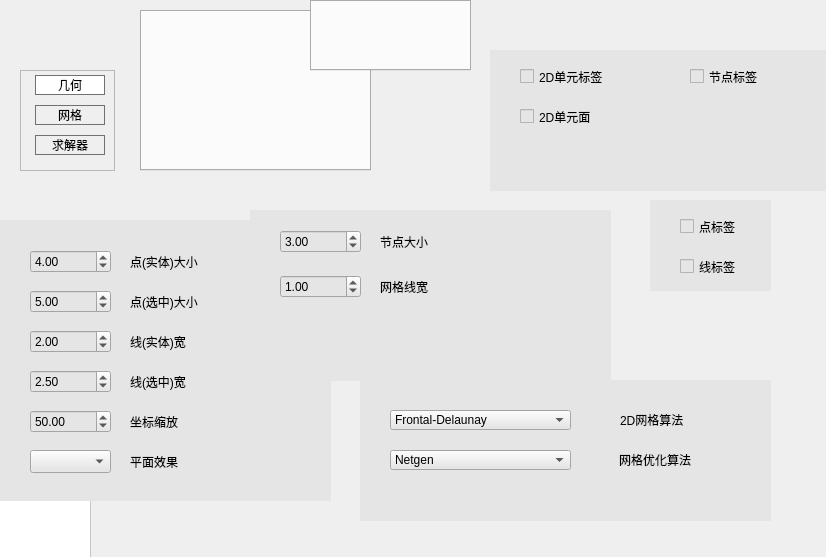
<?xml version="1.0" encoding="UTF-8"?>
<ui version="4.0">
 <class>options</class>
 <widget class="QMainWindow" name="options">
  <property name="geometry">
   <rect>
    <x>0</x>
    <y>0</y>
    <width>826</width>
    <height>557</height>
   </rect>
  </property>
  <property name="windowTitle">
   <string>MainWindow</string>
  </property>
  <property name="styleSheet">
   <string notr="true">font: 11pt &quot;Times New Roman&quot;;</string>
  </property>
  <widget class="QWidget" name="centralwidget">
   <widget class="QFrame" name="frameOptions">
    <property name="geometry">
     <rect>
      <x>20</x>
      <y>70</y>
      <width>95</width>
      <height>101</height>
     </rect>
    </property>
    <property name="styleSheet">
     <string notr="true">font: 11pt &quot;Times New Roman&quot;;</string>
    </property>
    <property name="frameShape">
     <enum>QFrame::StyledPanel</enum>
    </property>
    <property name="frameShadow">
     <enum>QFrame::Raised</enum>
    </property>
    <widget class="QPushButton" name="geobtn">
     <property name="geometry">
      <rect>
       <x>15</x>
       <y>5</y>
       <width>70</width>
       <height>20</height>
      </rect>
     </property>
     <property name="styleSheet">
      <string notr="true">font: 11pt &quot;Times New Roman&quot;;
background-color: rgb(255, 255, 255);
border-top-color: rgb(173, 173, 173);
border-right-color: rgb(173, 173, 173);
border-bottom-color: rgb(173, 173, 173);
border-left-color: rgb(173, 173, 173);

border:1px solid #717171;

</string>
     </property>
     <property name="text">
      <string>几何</string>
     </property>
     <property name="autoDefault">
      <bool>false</bool>
     </property>
     <property name="flat">
      <bool>true</bool>
     </property>
    </widget>
    <widget class="QPushButton" name="meshbtn">
     <property name="geometry">
      <rect>
       <x>15</x>
       <y>35</y>
       <width>70</width>
       <height>20</height>
      </rect>
     </property>
     <property name="styleSheet">
      <string notr="true">font: 11pt &quot;Times New Roman&quot;;

border:1px solid #717171;
</string>
     </property>
     <property name="text">
      <string>网格</string>
     </property>
     <property name="flat">
      <bool>false</bool>
     </property>
    </widget>
    <widget class="QPushButton" name="solbtn">
     <property name="geometry">
      <rect>
       <x>15</x>
       <y>65</y>
       <width>70</width>
       <height>20</height>
      </rect>
     </property>
     <property name="styleSheet">
      <string notr="true">
border:1px solid #717171;
</string>
     </property>
     <property name="text">
      <string>求解器</string>
     </property>
     <property name="flat">
      <bool>true</bool>
     </property>
    </widget>
   </widget>
   <widget class="QFrame" name="frameBank">
    <property name="geometry">
     <rect>
      <x>-10</x>
      <y>260</y>
      <width>101</width>
      <height>411</height>
     </rect>
    </property>
    <property name="styleSheet">
     <string notr="true">background-color: rgb(255, 255, 255);</string>
    </property>
    <property name="frameShape">
     <enum>QFrame::StyledPanel</enum>
    </property>
    <property name="frameShadow">
     <enum>QFrame::Raised</enum>
    </property>
   </widget>
   <widget class="QTabWidget" name="geometrytab">
    <property name="geometry">
     <rect>
      <x>140</x>
      <y>10</y>
      <width>231</width>
      <height>161</height>
     </rect>
    </property>
   </widget>
   <widget class="QWidget" name="gaspectWidget" native="true">
    <property name="geometry">
     <rect>
      <x>0</x>
      <y>220</y>
      <width>331</width>
      <height>281</height>
     </rect>
    </property>
    <property name="styleSheet">
     <string notr="true">background-color: rgb(229, 229, 229);</string>
    </property>
    <widget class="QLabel" name="label">
     <property name="geometry">
      <rect>
       <x>130</x>
       <y>30</y>
       <width>101</width>
       <height>23</height>
      </rect>
     </property>
     <property name="styleSheet">
      <string notr="true">font: 10pt &quot;Times New Roman&quot;;</string>
     </property>
     <property name="text">
      <string>点(实体)大小</string>
     </property>
    </widget>
    <widget class="QLabel" name="label_2">
     <property name="geometry">
      <rect>
       <x>130</x>
       <y>70</y>
       <width>111</width>
       <height>23</height>
      </rect>
     </property>
     <property name="styleSheet">
      <string notr="true">font: 10pt &quot;Times New Roman&quot;;</string>
     </property>
     <property name="text">
      <string>点(选中)大小</string>
     </property>
    </widget>
    <widget class="QLabel" name="label_4">
     <property name="geometry">
      <rect>
       <x>130</x>
       <y>150</y>
       <width>123</width>
       <height>23</height>
      </rect>
     </property>
     <property name="styleSheet">
      <string notr="true">font: 10pt &quot;Times New Roman&quot;;</string>
     </property>
     <property name="text">
      <string>线(选中)宽</string>
     </property>
    </widget>
    <widget class="QComboBox" name="sufaceseffect">
     <property name="geometry">
      <rect>
       <x>30</x>
       <y>230</y>
       <width>81</width>
       <height>23</height>
      </rect>
     </property>
     <property name="styleSheet">
      <string notr="true">font: 13pt &quot;Times New Roman&quot;;</string>
     </property>
    </widget>
    <widget class="QLabel" name="label_5">
     <property name="geometry">
      <rect>
       <x>130</x>
       <y>230</y>
       <width>97</width>
       <height>23</height>
      </rect>
     </property>
     <property name="styleSheet">
      <string notr="true">font: 10pt &quot;Times New Roman&quot;;</string>
     </property>
     <property name="text">
      <string>平面效果</string>
     </property>
    </widget>
    <widget class="QLabel" name="label_3">
     <property name="geometry">
      <rect>
       <x>130</x>
       <y>110</y>
       <width>78</width>
       <height>23</height>
      </rect>
     </property>
     <property name="styleSheet">
      <string notr="true">font: 10pt &quot;Times New Roman&quot;;</string>
     </property>
     <property name="text">
      <string>线(实体)宽</string>
     </property>
    </widget>
    <widget class="QDoubleSpinBox" name="pointSize">
     <property name="geometry">
      <rect>
       <x>30</x>
       <y>30</y>
       <width>81</width>
       <height>23</height>
      </rect>
     </property>
     <property name="value">
      <double>4.000000000000000</double>
     </property>
    </widget>
    <widget class="QDoubleSpinBox" name="selectPointSize">
     <property name="geometry">
      <rect>
       <x>30</x>
       <y>70</y>
       <width>81</width>
       <height>23</height>
      </rect>
     </property>
     <property name="value">
      <double>5.000000000000000</double>
     </property>
    </widget>
    <widget class="QDoubleSpinBox" name="curveWidth">
     <property name="geometry">
      <rect>
       <x>30</x>
       <y>110</y>
       <width>81</width>
       <height>23</height>
      </rect>
     </property>
     <property name="value">
      <double>2.000000000000000</double>
     </property>
    </widget>
    <widget class="QDoubleSpinBox" name="selectCurve">
     <property name="geometry">
      <rect>
       <x>30</x>
       <y>150</y>
       <width>81</width>
       <height>23</height>
      </rect>
     </property>
     <property name="value">
      <double>2.500000000000000</double>
     </property>
    </widget>
    <widget class="QLabel" name="label_9">
     <property name="geometry">
      <rect>
       <x>130</x>
       <y>190</y>
       <width>91</width>
       <height>23</height>
      </rect>
     </property>
     <property name="styleSheet">
      <string notr="true">font: 10pt &quot;Times New Roman&quot;;</string>
     </property>
     <property name="text">
      <string>坐标缩放</string>
     </property>
    </widget>
    <widget class="QDoubleSpinBox" name="geoscale">
     <property name="geometry">
      <rect>
       <x>30</x>
       <y>190</y>
       <width>81</width>
       <height>23</height>
      </rect>
     </property>
     <property name="maximum">
      <double>999.990000000000009</double>
     </property>
     <property name="singleStep">
      <double>2.000000000000000</double>
     </property>
     <property name="value">
      <double>50.000000000000000</double>
     </property>
    </widget>
   </widget>
   <widget class="QTabWidget" name="meshtab">
    <property name="geometry">
     <rect>
      <x>310</x>
      <y>0</y>
      <width>161</width>
      <height>71</height>
     </rect>
    </property>
   </widget>
   <widget class="QWidget" name="mvisibilityWidget" native="true">
    <property name="geometry">
     <rect>
      <x>490</x>
      <y>50</y>
      <width>361</width>
      <height>141</height>
     </rect>
    </property>
    <property name="styleSheet">
     <string notr="true">background-color: rgb(229, 229, 229);</string>
    </property>
    <widget class="QCheckBox" name="twoDEL">
     <property name="geometry">
      <rect>
       <x>30</x>
       <y>15</y>
       <width>147</width>
       <height>23</height>
      </rect>
     </property>
     <property name="styleSheet">
      <string notr="true">font: 10pt &quot;Times New Roman&quot;;</string>
     </property>
     <property name="text">
      <string>2D单元标签</string>
     </property>
    </widget>
    <widget class="QCheckBox" name="twoDEF">
     <property name="geometry">
      <rect>
       <x>30</x>
       <y>55</y>
       <width>143</width>
       <height>23</height>
      </rect>
     </property>
     <property name="styleSheet">
      <string notr="true">font: 10pt &quot;Times New Roman&quot;;</string>
     </property>
     <property name="text">
      <string>2D单元面</string>
     </property>
    </widget>
    <widget class="QCheckBox" name="nodeLables">
     <property name="geometry">
      <rect>
       <x>200</x>
       <y>15</y>
       <width>104</width>
       <height>23</height>
      </rect>
     </property>
     <property name="styleSheet">
      <string notr="true">font: 10pt &quot;Times New Roman&quot;;</string>
     </property>
     <property name="text">
      <string>节点标签</string>
     </property>
    </widget>
   </widget>
   <widget class="QWidget" name="maspectWidget" native="true">
    <property name="geometry">
     <rect>
      <x>250</x>
      <y>210</y>
      <width>361</width>
      <height>171</height>
     </rect>
    </property>
    <property name="styleSheet">
     <string notr="true">background-color: rgb(229, 229, 229);</string>
    </property>
    <widget class="QLabel" name="label_8">
     <property name="geometry">
      <rect>
       <x>130</x>
       <y>20</y>
       <width>81</width>
       <height>23</height>
      </rect>
     </property>
     <property name="styleSheet">
      <string notr="true">font: 10pt &quot;Times New Roman&quot;;</string>
     </property>
     <property name="text">
      <string>节点大小</string>
     </property>
    </widget>
    <widget class="QLabel" name="label_12">
     <property name="geometry">
      <rect>
       <x>130</x>
       <y>65</y>
       <width>81</width>
       <height>23</height>
      </rect>
     </property>
     <property name="styleSheet">
      <string notr="true">font: 10pt &quot;Times New Roman&quot;;</string>
     </property>
     <property name="text">
      <string>网格线宽</string>
     </property>
    </widget>
    <widget class="QDoubleSpinBox" name="pointSize_2">
     <property name="geometry">
      <rect>
       <x>30</x>
       <y>20</y>
       <width>81</width>
       <height>23</height>
      </rect>
     </property>
     <property name="value">
      <double>3.000000000000000</double>
     </property>
    </widget>
    <widget class="QDoubleSpinBox" name="lineWidth">
     <property name="geometry">
      <rect>
       <x>30</x>
       <y>65</y>
       <width>81</width>
       <height>23</height>
      </rect>
     </property>
     <property name="value">
      <double>1.000000000000000</double>
     </property>
    </widget>
   </widget>
   <widget class="QWidget" name="gvisibilityWidge" native="true">
    <property name="geometry">
     <rect>
      <x>650</x>
      <y>200</y>
      <width>121</width>
      <height>91</height>
     </rect>
    </property>
    <property name="styleSheet">
     <string notr="true">background-color: rgb(229, 229, 229);</string>
    </property>
    <widget class="QCheckBox" name="curvelabels">
     <property name="geometry">
      <rect>
       <x>30</x>
       <y>55</y>
       <width>104</width>
       <height>23</height>
      </rect>
     </property>
     <property name="styleSheet">
      <string notr="true">font: 10pt &quot;Times New Roman&quot;;</string>
     </property>
     <property name="text">
      <string>线标签</string>
     </property>
    </widget>
    <widget class="QCheckBox" name="surfacelabels">
     <property name="geometry">
      <rect>
       <x>30</x>
       <y>95</y>
       <width>117</width>
       <height>23</height>
      </rect>
     </property>
     <property name="styleSheet">
      <string notr="true">font: 13pt &quot;Times New Roman&quot;;</string>
     </property>
     <property name="text">
      <string>surface labels</string>
     </property>
    </widget>
    <widget class="QCheckBox" name="pointLabels">
     <property name="geometry">
      <rect>
       <x>30</x>
       <y>15</y>
       <width>102</width>
       <height>23</height>
      </rect>
     </property>
     <property name="styleSheet">
      <string notr="true">font: 10pt &quot;Times New Roman&quot;;</string>
     </property>
     <property name="text">
      <string>点标签</string>
     </property>
    </widget>
   </widget>
   <widget class="QWidget" name="generalwidge" native="true">
    <property name="geometry">
     <rect>
      <x>360</x>
      <y>380</y>
      <width>411</width>
      <height>141</height>
     </rect>
    </property>
    <property name="styleSheet">
     <string notr="true">background-color: rgb(229, 229, 229);</string>
    </property>
    <widget class="QComboBox" name="comboBox">
     <property name="geometry">
      <rect>
       <x>30</x>
       <y>30</y>
       <width>181</width>
       <height>20</height>
      </rect>
     </property>
     <property name="currentIndex">
      <number>3</number>
     </property>
     <item>
      <property name="text">
       <string>MeshAdapt</string>
      </property>
     </item>
     <item>
      <property name="text">
       <string>Automatic</string>
      </property>
     </item>
     <item>
      <property name="text">
       <string>Delaunay</string>
      </property>
     </item>
     <item>
      <property name="text">
       <string>Frontal-Delaunay</string>
      </property>
     </item>
     <item>
      <property name="text">
       <string>BAMG</string>
      </property>
     </item>
     <item>
      <property name="text">
       <string>Frontal-Delaunay for Quads</string>
      </property>
     </item>
     <item>
      <property name="text">
       <string>Packing of Parallelograms</string>
      </property>
     </item>
     <item>
      <property name="text">
       <string>Quasi-structured Quad</string>
      </property>
     </item>
    </widget>
    <widget class="QLabel" name="label_6">
     <property name="geometry">
      <rect>
       <x>260</x>
       <y>30</y>
       <width>90</width>
       <height>20</height>
      </rect>
     </property>
     <property name="styleSheet">
      <string notr="true">font: 10pt &quot;Times New Roman&quot;;</string>
     </property>
     <property name="text">
      <string>2D网格算法</string>
     </property>
    </widget>
    <widget class="QComboBox" name="comboBox_2">
     <property name="geometry">
      <rect>
       <x>30</x>
       <y>70</y>
       <width>181</width>
       <height>20</height>
      </rect>
     </property>
     <property name="currentIndex">
      <number>1</number>
     </property>
     <item>
      <property name="text">
       <string>Default tetrahedral</string>
      </property>
     </item>
     <item>
      <property name="text">
       <string>Netgen</string>
      </property>
     </item>
     <item>
      <property name="text">
       <string>HighOrder</string>
      </property>
     </item>
     <item>
      <property name="text">
       <string>HighOrderElastic</string>
      </property>
     </item>
     <item>
      <property name="text">
       <string>HighOrder-FastCurving</string>
      </property>
     </item>
     <item>
      <property name="text">
       <string>Laplace2D</string>
      </property>
     </item>
     <item>
      <property name="text">
       <string>QuadQuasiStructured</string>
      </property>
     </item>
    </widget>
    <widget class="QLabel" name="label_7">
     <property name="geometry">
      <rect>
       <x>220</x>
       <y>70</y>
       <width>150</width>
       <height>20</height>
      </rect>
     </property>
     <property name="styleSheet">
      <string notr="true">font: 10pt &quot;Times New Roman&quot;;</string>
     </property>
     <property name="text">
      <string>网格优化算法</string>
     </property>
     <property name="alignment">
      <set>Qt::AlignCenter</set>
     </property>
    </widget>
   </widget>
   <zorder>frameBank</zorder>
   <zorder>frameOptions</zorder>
   <zorder>geometrytab</zorder>
   <zorder>gaspectWidget</zorder>
   <zorder>meshtab</zorder>
   <zorder>mvisibilityWidget</zorder>
   <zorder>maspectWidget</zorder>
   <zorder>gvisibilityWidge</zorder>
   <zorder>generalwidge</zorder>
  </widget>
 </widget>
 <resources/>
 <connections>
  <connection>
   <sender>geobtn</sender>
   <signal>clicked()</signal>
   <receiver>geometrytab</receiver>
   <slot>show()</slot>
   <hints>
    <hint type="sourcelabel">
     <x>58</x>
     <y>56</y>
    </hint>
    <hint type="destinationlabel">
     <x>178</x>
     <y>54</y>
    </hint>
   </hints>
  </connection>
  <connection>
   <sender>meshbtn</sender>
   <signal>clicked()</signal>
   <receiver>meshtab</receiver>
   <slot>show()</slot>
   <hints>
    <hint type="sourcelabel">
     <x>54</x>
     <y>84</y>
    </hint>
    <hint type="destinationlabel">
     <x>348</x>
     <y>68</y>
    </hint>
   </hints>
  </connection>
  <connection>
   <sender>geobtn</sender>
   <signal>clicked()</signal>
   <receiver>meshtab</receiver>
   <slot>hide()</slot>
   <hints>
    <hint type="sourcelabel">
     <x>23</x>
     <y>51</y>
    </hint>
    <hint type="destinationlabel">
     <x>353</x>
     <y>35</y>
    </hint>
   </hints>
  </connection>
  <connection>
   <sender>meshbtn</sender>
   <signal>clicked()</signal>
   <receiver>geometrytab</receiver>
   <slot>hide()</slot>
   <hints>
    <hint type="sourcelabel">
     <x>82</x>
     <y>86</y>
    </hint>
    <hint type="destinationlabel">
     <x>157</x>
     <y>82</y>
    </hint>
   </hints>
  </connection>
  <connection>
   <sender>solbtn</sender>
   <signal>clicked()</signal>
   <receiver>geometrytab</receiver>
   <slot>hide()</slot>
   <hints>
    <hint type="sourcelabel">
     <x>79</x>
     <y>111</y>
    </hint>
    <hint type="destinationlabel">
     <x>144</x>
     <y>93</y>
    </hint>
   </hints>
  </connection>
  <connection>
   <sender>solbtn</sender>
   <signal>clicked()</signal>
   <receiver>meshtab</receiver>
   <slot>hide()</slot>
   <hints>
    <hint type="sourcelabel">
     <x>29</x>
     <y>109</y>
    </hint>
    <hint type="destinationlabel">
     <x>403</x>
     <y>85</y>
    </hint>
   </hints>
  </connection>
 </connections>
</ui>
